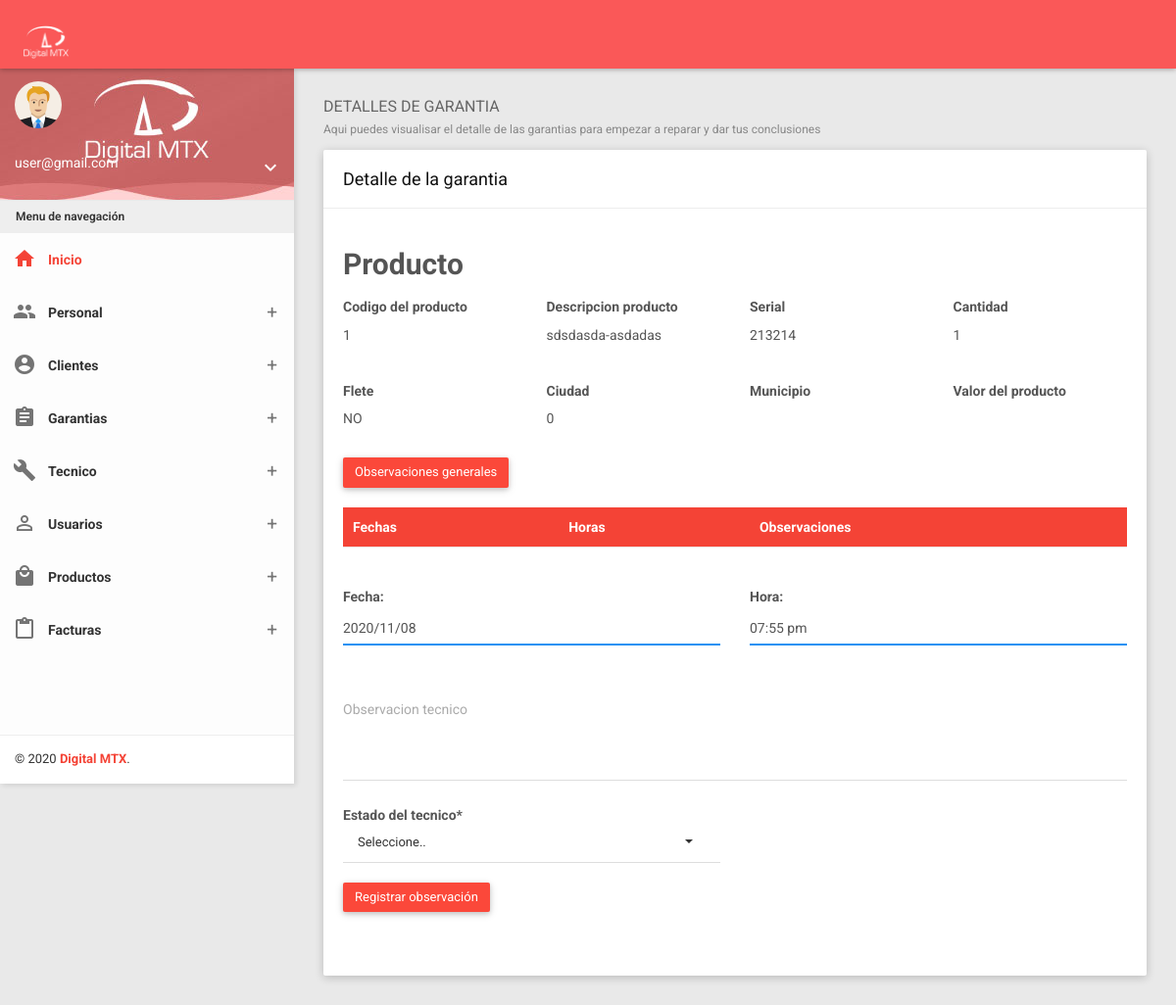
Screenshot of /?controller=technical&method=details&name=sdsdasda-asdadas&id=1 (signed in) with the database file from the repository.
### tables this page shows
CREATE TABLE `mg_garantia` (
  `id` int(11) NOT NULL,
  `No_garantia` varchar(20) NOT NULL,
  `Fecha_ingreso` date NOT NULL,
  `Hora_ingreso` varchar(50) NOT NULL,
  `Numero_Factura` varchar(50) NOT NULL,
  `Punto_Venta` varchar(50) NOT NULL,
  `Fecha_Compra` date NOT NULL,
  `Nombre_Cliente` varchar(50) NOT NULL,
  `Identificacion_Cliente` varchar(50) NOT NULL,
  `Correo_Cliente` varchar(50) NOT NULL,
  `Direccion_Cliente` varchar(50) NOT NULL,
  `Flete` varchar(5) NOT NULL,
  `Departamento` varchar(50) DEFAULT NULL,
  `Municipio` varchar(50) DEFAULT NULL,
  `Valor_Flete` varchar(40) DEFAULT NULL,
  `No_Guia` varchar(20) DEFAULT NULL,
  `Transportadora` varchar(50) DEFAULT NULL,
  `Observacion_Empleado` text NOT NULL,
  `Empleado` varchar(50) NOT NULL
);

CREATE TABLE `mg_detalle_garantia` (
  `id` int(11) NOT NULL,
  `Codigo_Producto` varchar(50) DEFAULT NULL,
  `Descripcion_Producto` text DEFAULT NULL,
  `Marca_Producto` varchar(50) DEFAULT NULL,
  `Sello_Producto` varchar(50) DEFAULT NULL,
  `Referencia` varchar(50) DEFAULT NULL,
  `Cantidad_Producto` int(11) DEFAULT NULL,
  `Codigo_Proveedor` varchar(20) DEFAULT NULL,
  `Id_Garantia` int(11) DEFAULT NULL,
  `Observacion_Cliente` text DEFAULT NULL,
  `Estado` varchar(50) DEFAULT NULL,
  `Observacion_Final` text DEFAULT NULL,
  `Aprobacion_Garantia` varchar(5) NOT NULL
);

### Models/Garanty.php (called while the page is built, shortened)
<?php
class Garanty
{
    private $pdo;
    public function __construct()
    {
        try {
            $this->pdo = new Conexion;
        } catch (PDOException $e) {
            die($e->getMessage());
        }
    }
    public function getByIdTec($name, $id)
    {
        try {
            $strSql = "SELECT g.*,d.* FROM  mg_garantia g
            INNER JOIN mg_detalle_garantia d ON g.id = d.Id_Garantia
            WHERE d.Descripcion_Producto = '$name' AND d.Estado = 'Tramite' OR d.Estado = 'Pendiente por servicio tecnico' AND d.id = $id ";
            $query = $this->pdo->select($strSql);
            return $query;
        } catch (PDOException $e) {
            die($e->getMessage());
        }
    }
}

### Providers/Database.php (called while the page is built, shortened)
<?php
class Conexion extends PDO
{
	public function select($strSql, $arrayData = array(), $fetchMode = PDO::FETCH_OBJ)
	{
		$query = $this->prepare($strSql);
		foreach ($arrayData as $key => $value)
			$query->bindParam(":$key", $value);
		if (!$query->execute())
			echo "Error, la consulta no se realizó";
		else
			return $query->fetchAll($fetchMode);
	}
}

### Views/Technicals/details.php (the view, shortened to what this page needs)
<?php
$hora_actual = date("h:i a"); ?>
<section class="content">
        <div class="container-fluid">
            <div class="block-header">
                <h2>
                    DETALLES DE GARANTIA
                    <small>Aqui puedes visualisar el detalle de las garantias para empezar a reparar y dar tus conclusiones</small>
                </h2>
            </div>
            <div class="row clearfix">
                <div class="col-lg-12 col-md-12 col-sm-12 col-xs-12">
                    <div class="card">
                        <div class="header">
                            <h2>Detalle de la garantia</h2>
                        </div>
                        <div class="body">
                            <h2>Producto</h2>
                            <div class="row clearfix">
                                <div class="col-sm-3">
                                    <h5>Codigo del producto</h5>
                                    <p><?php echo $data[0]->Codigo_Producto?></p>
                                </div>
                                <div class="col-sm-3">
                                    <h5>Descripcion producto</h5>
                                    <p><?php echo $data[0]->Descripcion_Producto?></p>
                                </div>
                                <div class="col-sm-3">
                                    <h5>Serial</h5>
                                    <p><?php echo $data[0]->Sello_Producto?></p>
                                </div>
                                <div class="col-sm-3">
                                    <h5>Cantidad</h5>
                                    <p><?php echo $data[0]->Cantidad_Producto?></p>
                                </div>
                            </div>
                            <div class="row clearfix">
                                <div class="col-sm-3">
                                    <h5>Flete</h5>
                                    <p><?php echo $data[0]->Flete?></p>
                                </div>
                                <div class="col-sm-3">
                                    <h5>Ciudad</h5>
                                    <p><?php echo $data[0]->Departamento?></p>
                                </div>
                                <div class="col-sm-3">
                                    <h5>Municipio</h5>
                                </div>
                                <div class="col-sm-3">
                                    <h5>Valor del producto</h5>
                                </div>
                            </div>
                            <div class="row clearfix">
                                <div class="col-sm-3">
                                    <button type="button" class="btn btn-danger waves-effect m-r-20" data-toggle="modal" data-target="#defaultModal">Observaciones generales</button>
                                </div>
                            </div>
                            <?php if(isset($consecutives)){ ?>
                                    <div class="row clearfix">
                                        <div class="col-sm-12">
                                            <table class="table">
                                                <thead class="bg-red">
                                                    <th>Fechas</th>
                                                    <th>Horas</th>
                                                    <th>Observaciones</th>
                                                </thead>
                                            </table>
                                        </div>
                                    </div>
                               <?php } ?>
                            <div class="row clearfix">
                                <div class="col-sm-12">
                                    <form action="?controller=technical&method=save" method="POST" id="form_validation">
                                        <div class="row clearfix">
                                            <div class="col-sm-6">
                                                <div class="form-group form-float">
                                                    <div class="form-line">
                                                        <label>Fecha:</label>
                                                        <input type="text" name="Fecha_anexo_Tecnico" class="form-control" value="<?php echo date('yy/m/d') ?>">
                                                    </div>
                                                </div>
                                            </div>
                                            <div class="col-sm-6">
                                                <div class="form-group form-float">
                                                    <div class="form-line">
                                                        <label>Hora:</label>
                                                        <input type="text" name="Hora_Anexo_Tecnico" class="form-control" value="<?php echo $hora_actual ?>">
                                                    </div>
                                                </div>
                                            </div>
                                        </div>
                                        <div class="form-group form-float">
                                            <div class="form-line">
                                                <textarea rows="4" class="form-control no-resize" name="Observacion_tecnico" required></textarea>
                                                <label class="form-label">Observacion tecnico</label>
                                            </div>
                                        </div>
                                        <div class="row clearfix">
                                            <div class="col-sm-6">
                                                <label>Estado del tecnico*</label>
                                                <select name="Estado_tecnico" class="form-control show-tick" required>
                                                    <option value="">Seleccione..</option>
                                                </select>
                                            </div>
                                        </div>
                                        <div class="form-group form-float">
                                            <button type="submit" class="btn btn-danger">Registrar observación</button>
                                        </div>
                                    </form>
                                </div>
                            </div>
                        </div>
                    </div>
                </div>
            </div>
        </div>
    </section>

### rows the page displays
mg_garantia: mg_detalle_garantia.Codigo_Producto "1", mg_detalle_garantia.Descripcion_Producto "sdsdasda-asdadas", mg_detalle_garantia.Sello_Producto "213214", mg_detalle_garantia.Cantidad_Producto "1", Flete "NO", Departamento "0"

### other values shown
$_SESSION['user']->usuario "user@gmail.com"
